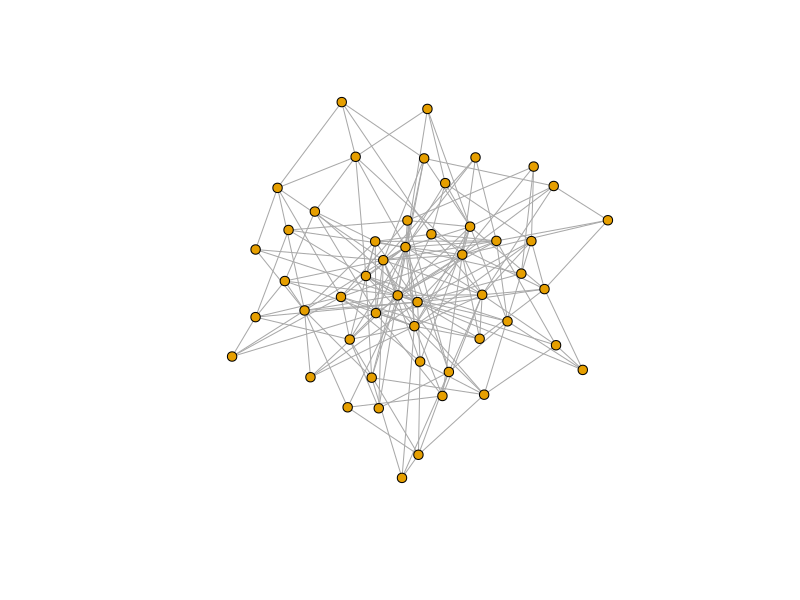
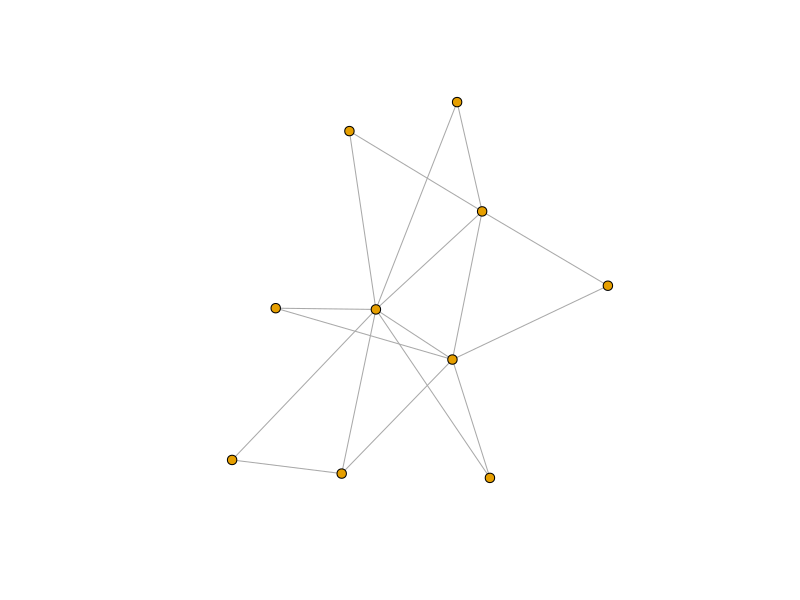
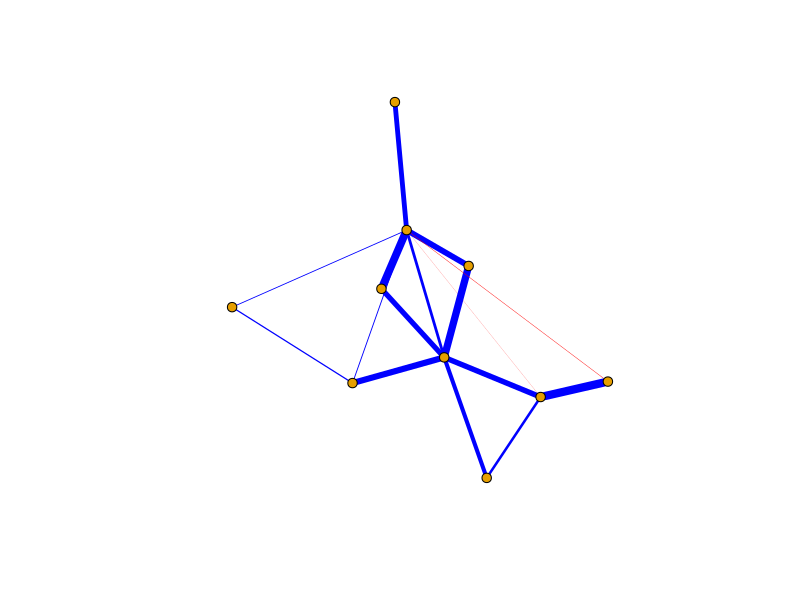

Recreate these plots in R, in order. (Note: this script raises an error after producing the figures.)
# Network simulations with multiple stimuli

# Author: Junsong Lu  
# Version: 2025-05-07

# Libraries
library(tidyverse)
library(igraph)

# Sources

# Parameters

# ================================ functions ===================================

extract_neighbors <- function(id){
  neighbor_id <- which(adj_mat[id, ] != 0)
  return(neighbor_id)
}

net_input <- function(node, env_input, act, noise){

  neighbor_id <- which(adj_mat[node, ] != 0)
  neighbors_w <- adj_mat[node, neighbor_id]
  neighbors_act <- pmax(act[neighbor_id], 0)
  
  # access environmental input
  ext <- env_input
  
  # calculate net input
  net_in <- sum(neighbors_act %*% neighbors_w) + ext
  net_in <- net_in + rnorm(1, 0, noise)
  
  return(net_in)
}

update_act <- function(net_input, current_act){
  # differential updating
  if(net_input > 0){
    delta_a <- I * (M - current_act) * net_input - D * (current_act - r) 
  }else{
    delta_a <- I * (current_act - m) * net_input - D * (current_act - r)
  }
  return(delta_a)
}

# ============================ Barabasi-Albert Model ===========================

N <- 50  
m_link <- 4 

set.seed(111)
ba_model <- sample_pa(
  n = N,            
  m = m_link,             
  directed = FALSE
)

plot(ba_model, vertex.size = 5, vertex.label = NA)


diam <- diameter(ba_model, directed = FALSE)
diam

# =============================== simple version ===============================

N <- 10 
m_link <- 2 

set.seed(111)
ba_model <- sample_pa(
  n = N,            
  m = m_link,             
  directed = FALSE
)

plot(ba_model, vertex.size = 5, vertex.label = NA)


diam <- diameter(ba_model, directed = FALSE)
diam

E(ba_model)$weight <- runif(ecount(ba_model), min = -0.4, max = 4)

E(ba_model)$color <- ifelse(E(ba_model)$weight > 0, "blue", "red")
E(ba_model)$width <- abs(E(ba_model)$weight) * 2 

plot(ba_model, 
     vertex.size = 5, 
     vertex.label = NA,
     edge.color = E(ba_model)$color,
     edge.width = E(ba_model)$width,
     layout = layout_with_fr(ba_model, weights = abs(E(ba_model)$weight)))

# ================================= simulation =================================

# parameters
n_steps <- 100
n_stimuli <- 50
noise <- 0.5

I <- 0.4
D <- 0.1
r <- 0
M <- 1
m <- -0.2

adj_mat <- as_adjacency_matrix(ba_model)
adj_mat[adj_mat != 0] <- runif(sum(adj_mat != 0), min = -0.2, max = 0.4)  
adj_mat <- as.matrix(adj_mat)
print(adj_mat[1:10, 1:10])

# initial activation
act_net <- rep(r, times = N)

# environmental inputs

sim_env <- function(i, var_stimuli) {
  env_input <- matrix(0.0, nrow = n_steps + 1, ncol = N)
  a0 <- rnorm(1, mean = 0, sd = var_stimuli)
  env_input[1, ] <- c(a0, rep(0, times = N - 1))
  return(env_input)
}

env_input_list <- map2(1:n_stimuli, rep(0.3, n_stimuli), sim_env)

env_input_list[[1]]

# simulations

single_simu <- function(n_steps, env_input, noise){
  # n_step: a scalar
  # env_input: a (n_step + 1) by N (# of node) matrix
  # noise: a scalar indicating noise variance, 0.5
  
  # save activation 
  act_array <- matrix(NA, nrow = n_steps + 1, ncol = N)
  act_array[1, ] <- act_net
  
  for (t in 1:n_steps) {
    
    # extract current activation matrix
    current_act_net <- act_array[t, ]
    
    for (n in 1:N) {
      # for each node, calculate activation
      net_in <- net_input(n, env_input[t, n], act_array[t, ], noise)
      delta_a <- update_act(net_in, current_act_net[n])
      # save activation to the matrix
      act_array[t + 1, n] <- delta_a + current_act_net[n]
    }
    
  }
  return(act_array)
}

simu_dat <- tibble(n_steps = n_steps,
                   env_input_list = env_input_list,
                   noise = noise) %>%
  mutate(act = pmap(list(n_steps, env_input_list, noise),
                    single_simu,
                    .progress = TRUE))

# find neighbors
extract_neighbors(1)
sub_nodes <- extract_neighbors(1)[1:5]
sub_nodes

# find k-distance neighbors
dist_matrix <- distances(ba_model, v = V(ba_model)[1], 
                         to = V(ba_model), mode = "all")

which(dist_matrix == 2)

adj_mat[1, sub_nodes]

simu_val <- simu_dat %>%
  mutate(node1_99 = map_dbl(act, ~ .[98, 1]),
         node2_100 = map_dbl(act, ~ .[99, 2]))

simu_val

ggplot(simu_val) +
  geom_point(aes(node1_99, node2_100))

cor.test(simu_val$node1_99, simu_val$node2_100)

ego_net <- make_ego_graph(ba_model, order = 1, nodes = 1)[[1]]

plot(ba_model)
